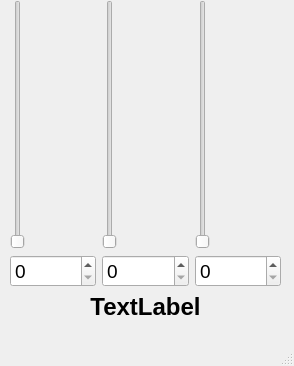
<?xml version="1.0" encoding="UTF-8"?>
<ui version="4.0">
 <class>MainWindow</class>
 <widget class="QMainWindow" name="MainWindow">
  <property name="geometry">
   <rect>
    <x>0</x>
    <y>0</y>
    <width>294</width>
    <height>366</height>
   </rect>
  </property>
  <property name="windowTitle">
   <string>MainWindow</string>
  </property>
  <widget class="QWidget" name="centralwidget">
   <widget class="QWidget" name="horizontalLayoutWidget">
    <property name="geometry">
     <rect>
      <x>10</x>
      <y>0</y>
      <width>271</width>
      <height>321</height>
     </rect>
    </property>
    <layout class="QHBoxLayout" name="horizontalLayout">
     <item>
      <layout class="QGridLayout" name="gridLayout">
       <item row="1" column="2">
        <widget class="QSlider" name="sliderD">
         <property name="maximum">
          <number>255</number>
         </property>
         <property name="orientation">
          <enum>Qt::Orientation::Vertical</enum>
         </property>
        </widget>
       </item>
       <item row="3" column="0">
        <widget class="QSpinBox" name="spinBoxG">
         <property name="sizePolicy">
          <sizepolicy hsizetype="Expanding" vsizetype="Fixed">
           <horstretch>0</horstretch>
           <verstretch>0</verstretch>
          </sizepolicy>
         </property>
         <property name="font">
          <font>
           <family>Arial</family>
           <pointsize>14</pointsize>
          </font>
         </property>
         <property name="maximum">
          <number>255</number>
         </property>
        </widget>
       </item>
       <item row="3" column="2">
        <widget class="QSpinBox" name="spinBoxD">
         <property name="sizePolicy">
          <sizepolicy hsizetype="Expanding" vsizetype="Fixed">
           <horstretch>0</horstretch>
           <verstretch>0</verstretch>
          </sizepolicy>
         </property>
         <property name="font">
          <font>
           <family>Arial</family>
           <pointsize>14</pointsize>
          </font>
         </property>
         <property name="maximum">
          <number>255</number>
         </property>
        </widget>
       </item>
       <item row="3" column="1">
        <widget class="QSpinBox" name="spinBoxC">
         <property name="sizePolicy">
          <sizepolicy hsizetype="Expanding" vsizetype="Fixed">
           <horstretch>0</horstretch>
           <verstretch>0</verstretch>
          </sizepolicy>
         </property>
         <property name="font">
          <font>
           <family>Arial</family>
           <pointsize>14</pointsize>
          </font>
         </property>
         <property name="maximum">
          <number>255</number>
         </property>
        </widget>
       </item>
       <item row="4" column="0" colspan="3">
        <widget class="QLabel" name="labelcolor">
         <property name="font">
          <font>
           <family>Arial</family>
           <pointsize>18</pointsize>
           <bold>true</bold>
          </font>
         </property>
         <property name="text">
          <string>TextLabel</string>
         </property>
         <property name="alignment">
          <set>Qt::AlignmentFlag::AlignCenter</set>
         </property>
        </widget>
       </item>
       <item row="1" column="1">
        <widget class="QSlider" name="sliderC">
         <property name="sizePolicy">
          <sizepolicy hsizetype="Fixed" vsizetype="Expanding">
           <horstretch>0</horstretch>
           <verstretch>0</verstretch>
          </sizepolicy>
         </property>
         <property name="maximum">
          <number>255</number>
         </property>
         <property name="orientation">
          <enum>Qt::Orientation::Vertical</enum>
         </property>
        </widget>
       </item>
       <item row="1" column="0">
        <widget class="QSlider" name="sliderG">
         <property name="enabled">
          <bool>true</bool>
         </property>
         <property name="sizePolicy">
          <sizepolicy hsizetype="Fixed" vsizetype="Expanding">
           <horstretch>0</horstretch>
           <verstretch>0</verstretch>
          </sizepolicy>
         </property>
         <property name="layoutDirection">
          <enum>Qt::LayoutDirection::LeftToRight</enum>
         </property>
         <property name="styleSheet">
          <string notr="true">/* pour le slider rouge */
sliderD-&gt;setStyleSheet(&quot;QSlider::handle:vertical {background: qlineargradient(x1:0, y1:0, x2:1, y2:1, stop:0 white, stop:1 red);border: 1px solid #999999;border-radius: 5px;}&quot;)</string>
         </property>
         <property name="maximum">
          <number>255</number>
         </property>
         <property name="orientation">
          <enum>Qt::Orientation::Vertical</enum>
         </property>
         <property name="tickPosition">
          <enum>QSlider::TickPosition::NoTicks</enum>
         </property>
        </widget>
       </item>
      </layout>
     </item>
    </layout>
   </widget>
  </widget>
  <widget class="QMenuBar" name="menubar">
   <property name="geometry">
    <rect>
     <x>0</x>
     <y>0</y>
     <width>294</width>
     <height>22</height>
    </rect>
   </property>
  </widget>
  <widget class="QStatusBar" name="statusbar"/>
 </widget>
 <resources/>
 <connections>
  <connection>
   <sender>sliderD</sender>
   <signal>valueChanged(int)</signal>
   <receiver>spinBoxD</receiver>
   <slot>setValue(int)</slot>
   <hints>
    <hint type="sourcelabel">
     <x>264</x>
     <y>219</y>
    </hint>
    <hint type="destinationlabel">
     <x>296</x>
     <y>364</y>
    </hint>
   </hints>
  </connection>
  <connection>
   <sender>spinBoxD</sender>
   <signal>valueChanged(int)</signal>
   <receiver>sliderD</receiver>
   <slot>setValue(int)</slot>
   <hints>
    <hint type="sourcelabel">
     <x>296</x>
     <y>364</y>
    </hint>
    <hint type="destinationlabel">
     <x>264</x>
     <y>219</y>
    </hint>
   </hints>
  </connection>
  <connection>
   <sender>sliderG</sender>
   <signal>valueChanged(int)</signal>
   <receiver>spinBoxG</receiver>
   <slot>setValue(int)</slot>
   <hints>
    <hint type="sourcelabel">
     <x>82</x>
     <y>219</y>
    </hint>
    <hint type="destinationlabel">
     <x>114</x>
     <y>364</y>
    </hint>
   </hints>
  </connection>
  <connection>
   <sender>spinBoxG</sender>
   <signal>valueChanged(int)</signal>
   <receiver>sliderG</receiver>
   <slot>setValue(int)</slot>
   <hints>
    <hint type="sourcelabel">
     <x>114</x>
     <y>364</y>
    </hint>
    <hint type="destinationlabel">
     <x>82</x>
     <y>219</y>
    </hint>
   </hints>
  </connection>
  <connection>
   <sender>spinBoxC</sender>
   <signal>valueChanged(int)</signal>
   <receiver>sliderC</receiver>
   <slot>setValue(int)</slot>
   <hints>
    <hint type="sourcelabel">
     <x>205</x>
     <y>364</y>
    </hint>
    <hint type="destinationlabel">
     <x>173</x>
     <y>219</y>
    </hint>
   </hints>
  </connection>
  <connection>
   <sender>sliderC</sender>
   <signal>valueChanged(int)</signal>
   <receiver>spinBoxC</receiver>
   <slot>setValue(int)</slot>
   <hints>
    <hint type="sourcelabel">
     <x>173</x>
     <y>219</y>
    </hint>
    <hint type="destinationlabel">
     <x>205</x>
     <y>364</y>
    </hint>
   </hints>
  </connection>
 </connections>
</ui>
